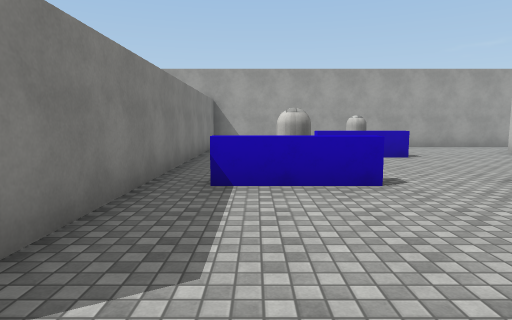
View 1 (above)

16 first-person views from a walk through a scene from a Unity 3-D project. The camera is 1.5 m above the floor, tilts 6° down and sees 75° across. The floor is counted in squares, 2 m on a side. Each view is taken from the middle of a square. On the plan, view 1 faces up. The plan holds only what a view shows up to about 11 squares ahead; the rest is blank. Surface patterns are stand-ins for the level's own textures.

View 2
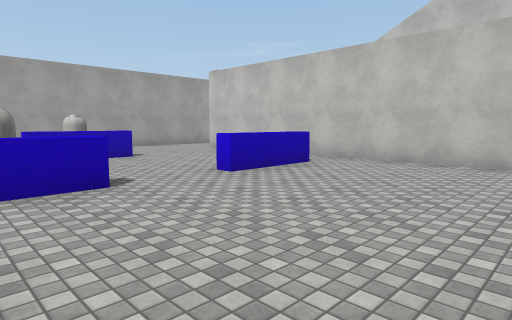

View 3
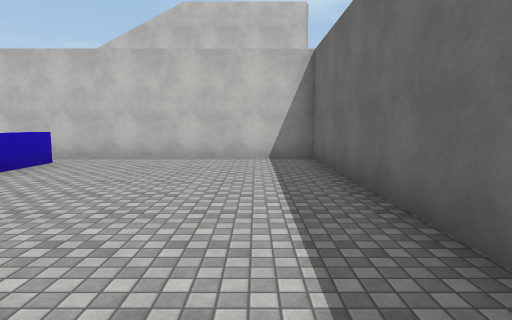

View 4
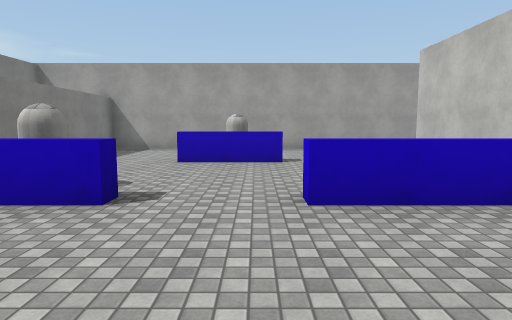

View 5
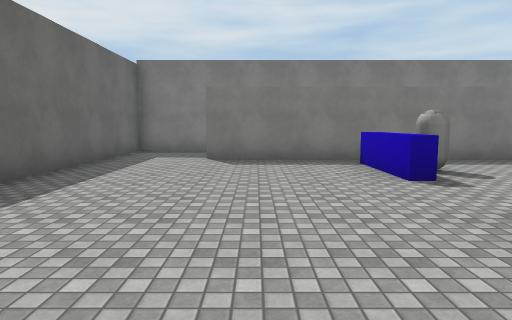

View 6
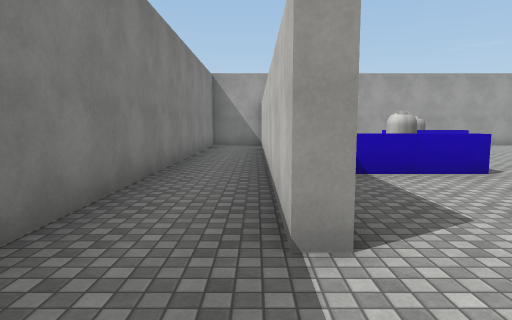

View 7
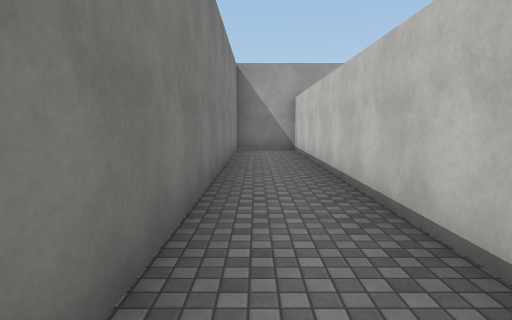

View 8
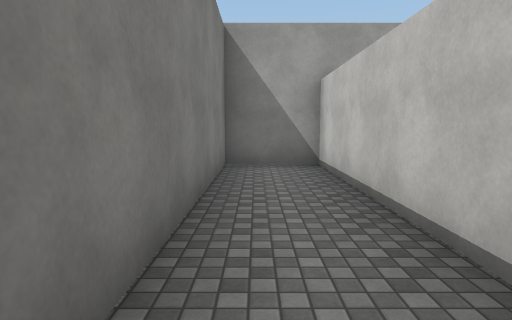

View 9
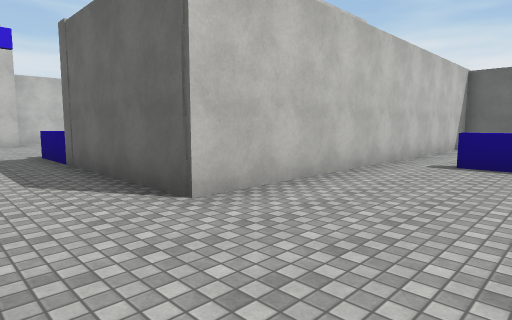

View 10
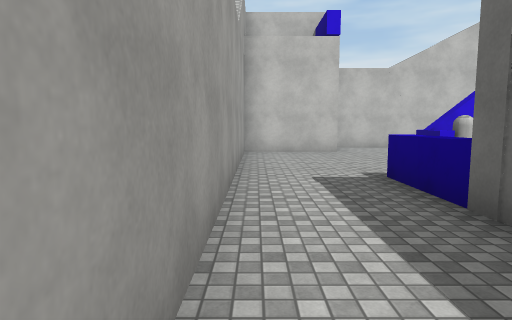

View 11
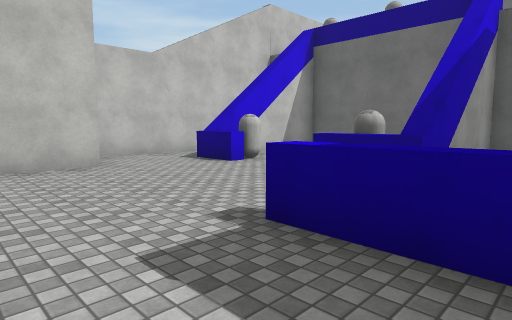

View 12
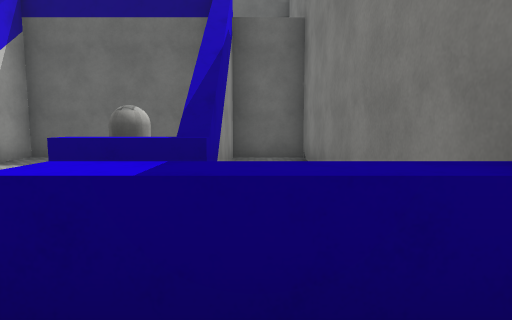

View 13
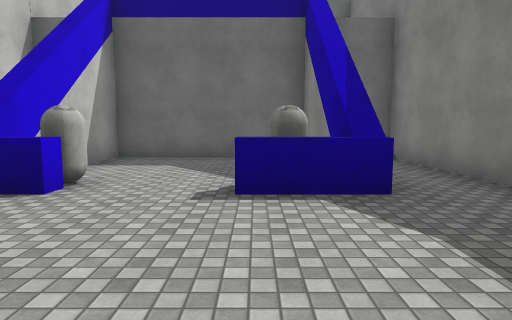

View 14
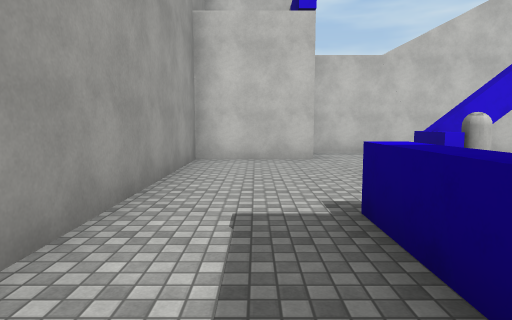

View 15
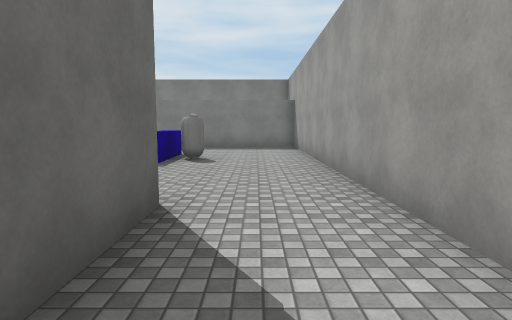

View 16
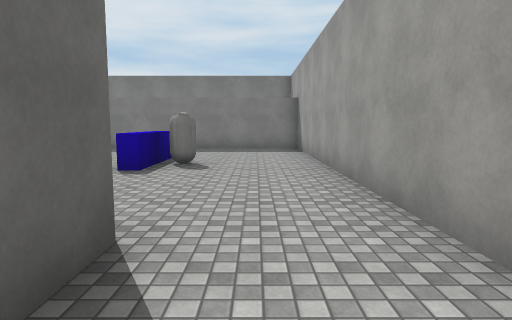

### Floor plan
Points are (right, up) in squares from view 1. A wall is a line through its corners. A room is listed if a view was taken in it or the views show most of it. See-through windows are left out.
Room 1 (views 1, 2, 3, 4, 5, 9)
walls: (1.6, 4.5) (1.6, 4.1) (-0.6, 4.1); (4.8, 4.4) (5.6, 4.4); (2.6, 7.7) (1.4, 7.7) (1.4, 8.1) (2.6, 8.1); (5.6, 4.1) (3.5, 4.1) (3.5, 4.5); (5.5, 11.3) (-1.4, 11.3) (-1.4, 0.9); (-1.6, -1.3) (6.9, -1.3) (6.9, 9.1)
ways out: opening at (-1, -0.5) to room 2; opening at (6.5, 10.5) to room 3
objects: capsule (1, 5); capsule (3, 8) to (3, 9)
Room 2 (views 6, 7, 8)
walls: (-1.4, 0.9) (-1.8, 0.9) (-1.8, 11.3) (-3.6, 11.3) (-3.6, -1.3) (-1.6, -1.3)
ways out: opening at (-1, -0.5) to room 1
Room 3 (views 10, 11, 12, 13, 14, 15, 16)
walls: (12.9, 6.2) (12.9, 2.9); (16.4, 6.4) (17.6, 6.4); (10.9, 8.6) (10.9, 2.3) (12.5, 2.3) (12.5, 6.4) (13.6, 6.4); (17.2, 8.6) (17.2, 11.3) (5.5, 11.3); (13.6, 2.3) (16.5, 2.3); (19, 4.9) (19, 8.5); (17.2, 2.8) (17.2, 6.2); (6.9, 9.1) (12.9, 9.1)
ways out: opening at (6.5, 10.5) to room 1
objects: capsule (14, 6); capsule (16, 6)

Where each view was taken, in squares from view 1:
view 1: 0 up, 0 right, facing up
view 2: 0 up, 0 right, facing up-right
view 3: 0 up, 1 left, facing right
view 4: 1 up, 3 right, facing up
view 5: 2 up, 6 right, facing left
view 6: 1 down, 2 left, facing up
view 7: 1 up, 3 left, facing up
view 8: 5 up, 3 left, facing up
view 9: 11 up, 4 right, facing down-right
view 10: 11 up, 8 right, facing right
view 11: 11 up, 11 right, facing down-right
view 12: 10 up, 12 right, facing down
view 13: 10 up, 14 right, facing down
view 14: 10 up, 10 right, facing right
view 15: 10 up, 10 right, facing left
view 16: 10 up, 9 right, facing left
